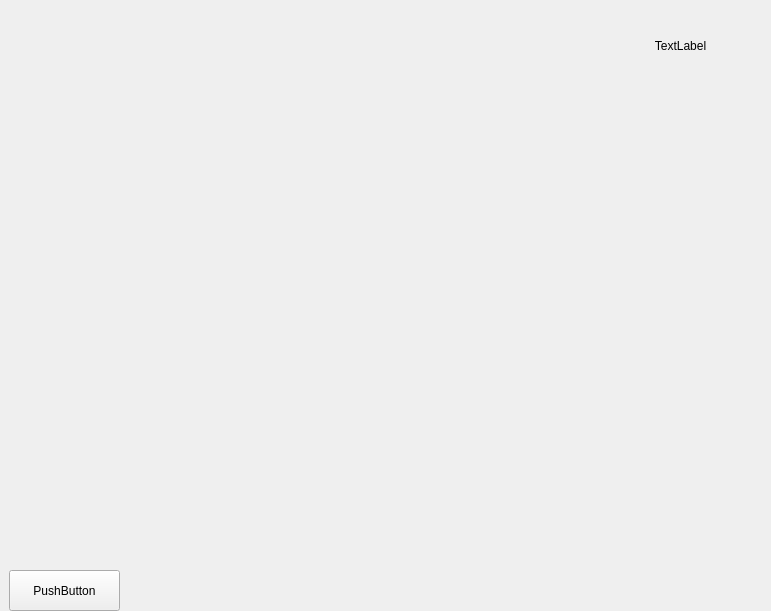
<?xml version="1.0" encoding="UTF-8"?>
<ui version="4.0">
 <class>form_game</class>
 <widget class="QWidget" name="form_game">
  <property name="geometry">
   <rect>
    <x>0</x>
    <y>0</y>
    <width>771</width>
    <height>611</height>
   </rect>
  </property>
  <property name="windowTitle">
   <string>Form</string>
  </property>
  <widget class="QPushButton" name="pushButton">
   <property name="geometry">
    <rect>
     <x>9</x>
     <y>570</y>
     <width>111</width>
     <height>41</height>
    </rect>
   </property>
   <property name="text">
    <string>PushButton</string>
   </property>
  </widget>
  <widget class="QLabel" name="label">
   <property name="geometry">
    <rect>
     <x>600</x>
     <y>30</y>
     <width>161</width>
     <height>31</height>
    </rect>
   </property>
   <property name="text">
    <string>TextLabel</string>
   </property>
   <property name="alignment">
    <set>Qt::AlignCenter</set>
   </property>
  </widget>
 </widget>
 <resources/>
 <connections/>
</ui>
